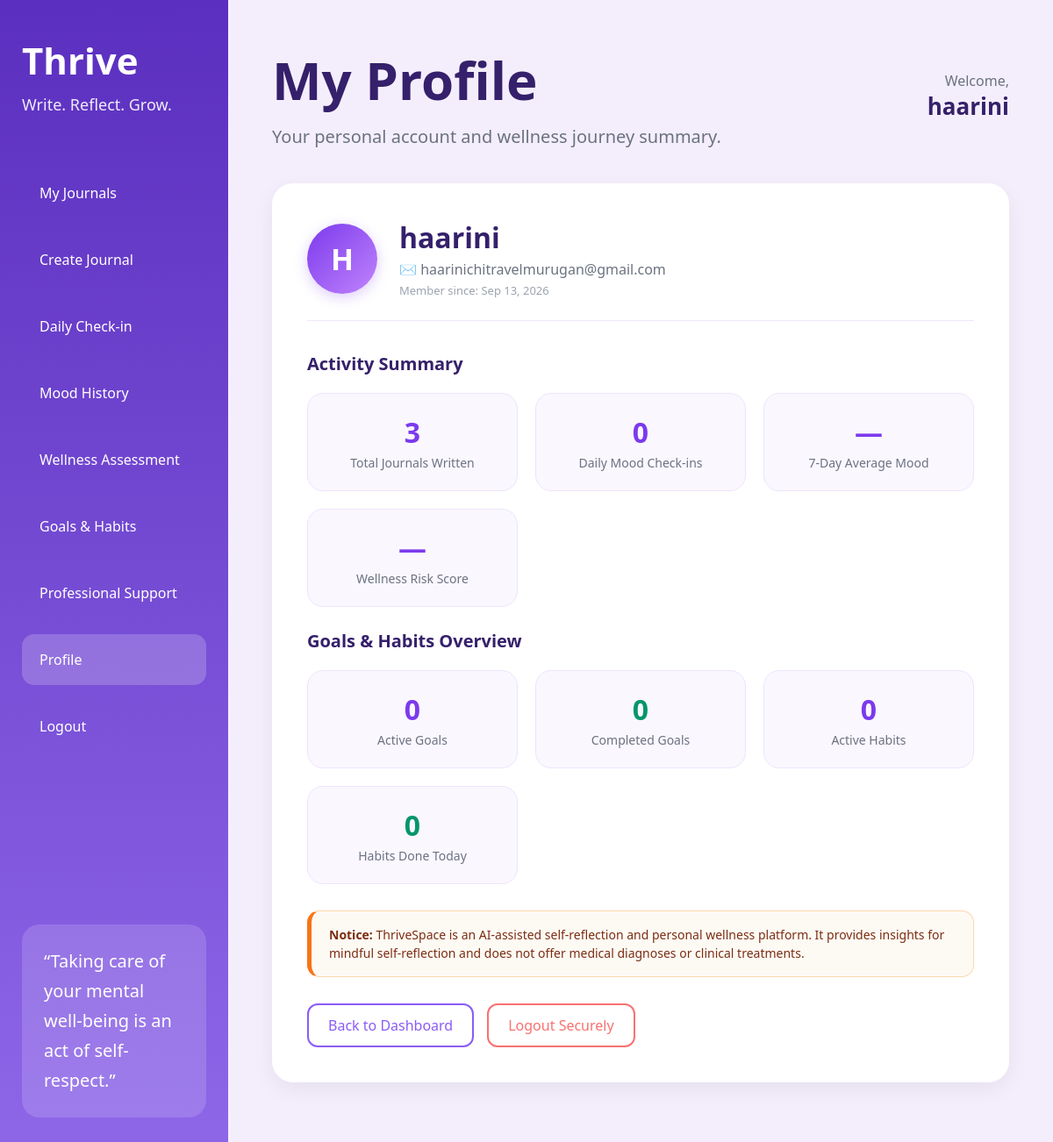
The app's page /profile (signed in) with its own data.
### app.py (models this page shows)
class User(db.Model, UserMixin):
    id = db.Column(db.Integer, primary_key=True)
    username = db.Column(db.String(150), unique=True, nullable=False)
    password = db.Column(db.String(150), nullable=False)
    email = db.Column(db.String(150), unique=True, nullable=False)
    created_at = db.Column(db.DateTime, default=lambda: datetime.now(timezone.utc))
    journals = db.relationship('Journal', backref='author', lazy=True, cascade='all, delete-orphan')
    mood_entries = db.relationship('MoodEntry', backref='user', lazy=True, cascade='all, delete-orphan')
    burnout_assessments = db.relationship('BurnoutAssessment', backref='user', lazy=True, cascade='all, delete-orphan')
    goals = db.relationship('Goal', backref='user', lazy=True, cascade='all, delete-orphan')
    habits = db.relationship('Habit', backref='user', lazy=True, cascade='all, delete-orphan')
    habit_logs = db.relationship('HabitLog', backref='user', lazy=True, cascade='all, delete-orphan')

### app.py (the view)
@app.route('/profile')
@login_required
def profile():
    journal_count = Journal.query.filter_by(user_id=current_user.id).count()
    mood_count = MoodEntry.query.filter_by(user_id=current_user.id).count()
    assessment_count = BurnoutAssessment.query.filter_by(user_id=current_user.id).count()
    latest_assessment = BurnoutAssessment.query.filter_by(user_id=current_user.id).order_by(BurnoutAssessment.created_at.desc()).first()
    summary = get_user_mood_summary(current_user.id)
    active_goals_count = Goal.query.filter_by(user_id=current_user.id, status='active').count()
    completed_goals_count = Goal.query.filter_by(user_id=current_user.id, status='completed').count()
    habits = Habit.query.filter_by(user_id=current_user.id).all()
    active_habits_count = len(habits)
    today = get_local_today()
    today_habits_completed = HabitLog.query.filter(
        HabitLog.user_id == current_user.id,
        HabitLog.completed_date == today,
        HabitLog.completed == True
    ).count()
    return render_template(
        'profile.html',
        journal_count=journal_count,
        mood_count=mood_count,
        assessment_count=assessment_count,
        latest_assessment=latest_assessment,
        summary=summary,
        active_goals_count=active_goals_count,
        completed_goals_count=completed_goals_count,
        active_habits_count=active_habits_count,
        today_habits_completed=today_habits_completed
    )

### app.py (called while the page is built)
@login_manager.user_loader
def load_user(user_id):
    return db.session.get(User, int(user_id))

@app.template_filter('format_date')
def jinja_format_date(dt):
    return format_local_date(dt)

### time_utils.py (called while the page is built)
def get_utc_now():
    return datetime.now(timezone.utc)

def get_local_now():
    return get_utc_now().astimezone(APP_TIMEZONE)

def get_local_today():
    return get_local_now().date()

def utc_to_local(dt):
    if dt is None:
        return None
    if isinstance(dt, datetime):
        if dt.tzinfo is None:
            dt = dt.replace(tzinfo=timezone.utc)
        return dt.astimezone(APP_TIMEZONE)
    return dt

def get_local_day_utc_range(local_date):
    start_local = datetime.combine(local_date, time.min, tzinfo=APP_TIMEZONE)
    end_local = datetime.combine(local_date, time.max, tzinfo=APP_TIMEZONE)
    return start_local.astimezone(timezone.utc), end_local.astimezone(timezone.utc)

def format_local_date(dt, fmt='%b %d, %Y'):
    if not dt:
        return ''
    if isinstance(dt, datetime):
        local_dt = utc_to_local(dt)
        return local_dt.strftime(fmt)
    elif hasattr(dt, 'strftime'):
        return dt.strftime(fmt)
    return str(dt)

### templates/profile.html (shortened to what this page needs)
<!DOCTYPE html>
<html lang="en">
<head>
    <link rel="stylesheet" href="{{ url_for('static', filename='css/dashboard.css') }}">
</head>
<body>
    <div class="container">
        <div class="sidebar">
            <div>
                <div class="logo">
                    <h1>Thrive</h1>
                    <p>Write. Reflect. Grow.</p>
                </div>
                <div class="menu">
                    <a href="/journals">My Journals</a>
                    <a href="/create-journal">Create Journal</a>
                    <a href="/mood">Daily Check-in</a>
                    <a href="/mood/history">Mood History</a>
                    <a href="/burnout">Wellness Assessment</a>
                    <a href="/goals">Goals & Habits</a>
                    <a href="/support">Professional Support</a>
                    <a href="/profile" class="active">Profile</a>
                    <a href="/logout">Logout</a>
                </div>
            </div>
            <div class="quote-box">
                <p>“Taking care of your mental well-being is an act of self-respect.”</p>
            </div>
        </div>
        <div class="main-content">
            <div class="top-bar">
                <div>
                    <h1>My Profile</h1>
                    <p>Your personal account and wellness journey summary.</p>
                </div>
                <div class="user-box">
                    <span>Welcome,</span>
                    <h3>{{ current_user.username }}</h3>
                </div>
            </div>
            <div class="profile-card">
                <div class="profile-header">
                    <div class="avatar-circle">
                        {{ current_user.username[0]|upper }}
                    </div>
                    <div class="profile-title">
                        <h2>{{ current_user.username }}</h2>
                        <p>✉️ {{ current_user.email }}</p>
                        <p style="font-size: 13px; color: #9ca3af; margin-top: 4px;">
                            Member since: {{ current_user.created_at|format_date if current_user.created_at else 'Active Member' }}
                        </p>
                    </div>
                </div>
                <h3 style="color: #35206b; font-size: 20px; margin-bottom: 15px;">Activity Summary</h3>
                <div class="stats-row">
                    <div class="stat-box">
                        <div class="num">{{ journal_count }}</div>
                        <div class="label">Total Journals Written</div>
                    </div>
                    <div class="stat-box">
                        <div class="num">{{ mood_count }}</div>
                        <div class="label">Daily Mood Check-ins</div>
                    </div>
                    <div class="stat-box">
                        <div class="num">
                            {% if summary.avg_7d is not none %}{{ summary.avg_7d }}{% else %}—{% endif %}
                        </div>
                        <div class="label">7-Day Average Mood</div>
                    </div>
                    <div class="stat-box">
                        <div class="num">
                            {% if latest_assessment %}
                                <span style="color: {{ latest_assessment.badge_color }};">{{ latest_assessment.risk_score }}</span>
                            {% else %}—{% endif %}
                        </div>
                        <div class="label">{% if latest_assessment %}{{ latest_assessment.risk_level }} Strain Score{% else %}Wellness Risk Score{% endif %}</div>
                    </div>
                </div>
                <h3 style="color: #35206b; font-size: 20px; margin: 25px 0 15px 0;">Goals & Habits Overview</h3>
                <div class="stats-row">
                    <div class="stat-box">
                        <div class="num" style="color: #7c3aed;">{{ active_goals_count }}</div>
                        <div class="label">Active Goals</div>
                    </div>
                    <div class="stat-box">
                        <div class="num" style="color: #059669;">{{ completed_goals_count }}</div>
                        <div class="label">Completed Goals</div>
                    </div>
                    <div class="stat-box">
                        <div class="num" style="color: #7c3aed;">{{ active_habits_count }}</div>
                        <div class="label">Active Habits</div>
                    </div>
                    <div class="stat-box">
                        <div class="num" style="color: #059669;">{{ today_habits_completed }}</div>
                        <div class="label">Habits Done Today</div>
                    </div>
                </div>
                <div class="disclaimer-box">
                    <strong>Notice:</strong> ThriveSpace is an AI-assisted self-reflection and personal wellness platform. It provides insights for mindful self-reflection and does not offer medical diagnoses or clinical treatments.
                </div>
                <div style="margin-top: 30px; display: flex; gap: 15px;">
                    <a href="/journals" class="edit-btn">Back to Dashboard</a>
                    <a href="/logout" class="delete-btn">Logout Securely</a>
                </div>
            </div>
        </div>
    </div>
</body>
</html>

### static/css/dashboard.css (style rules this page uses)
* { margin:0; padding:0; box-sizing:border-box; font-family:'Segoe UI',sans-serif; }
body { background:#f4eefc; }
.container { display:flex; min-height:100vh; }
.sidebar { width:260px; background:linear-gradient( 180deg, #5b2fbf, #8e67e8 ); color:white; padding:40px 25px; display:flex; flex-direction:column; justify-content:space-between; }
.logo h1 { font-size:42px; margin-bottom:10px; }
.logo p { font-size:18px; opacity:0.9; }
.menu { margin-top:60px; }
.menu a { display:block; text-decoration:none; color:white; padding:18px 20px; border-radius:14px; margin-bottom:18px; transition:0.3s; }
.menu a:hover, .menu .active { background:rgba(255,255,255,0.2); }
.quote-box { background:rgba(255,255,255,0.15); padding:25px; border-radius:20px; line-height:1.7; font-size:20px; }
.main-content { flex:1; padding:50px; }
.top-bar { display:flex; justify-content:space-between; align-items:center; margin-bottom:40px; }
.top-bar h1 { font-size:60px; color:#35206b; margin-bottom:10px; }
.top-bar p { color:#6b7280; font-size:20px; }
.user-box { text-align:right; }
.user-box span { color:#6b7280; }
.user-box h3 { color:#35206b; font-size:26px; }
.edit-btn { text-decoration:none; border:2px solid #8b5cf6; color:#8b5cf6; padding:12px 22px; border-radius:12px; transition:0.3s; }
.delete-btn { text-decoration:none; border:2px solid #f87171; color:#f87171; padding:12px 22px; border-radius:12px; transition:0.3s; }

### templates/profile.html (style rules this page uses)
.profile-card { background: white; border-radius: 24px; padding: 40px; box-shadow: 0 8px 25px rgba(0,0,0,0.06); margin-bottom: 30px; }
.profile-header { display: flex; align-items: center; gap: 25px; margin-bottom: 35px; padding-bottom: 25px; border-bottom: 1px solid #f0e6fc; }
.avatar-circle { width: 80px; height: 80px; border-radius: 50%; background: linear-gradient(135deg, #7c3aed, #c084fc); color: white; display: flex; align-items: center; justify-content: center; font-size: 34px; font-weight: 700; box-shadow: 0 4px 15px rgba(124, 58, 237, 0.25); }
.profile-title h2 { color: #35206b; font-size: 32px; margin-bottom: 4px; }
.profile-title p { color: #6b7280; font-size: 16px; }
.stats-row { display: grid; grid-template-columns: repeat(auto-fit, minmax(180px, 1fr)); gap: 20px; margin-top: 20px; }
.stat-box { background: #faf7ff; border: 1px solid #ede5fc; border-radius: 18px; padding: 22px; text-align: center; }
.stat-box .num { font-size: 32px; font-weight: 700; color: #7c3aed; }
.stat-box .label { font-size: 14px; color: #6b7280; margin-top: 4px; }
.disclaimer-box { background: #fdfaf4; border: 1px solid #fed7aa; border-left: 5px solid #f97316; border-radius: 14px; padding: 16px 20px; margin-top: 30px; font-size: 14px; color: #7c2d12; line-height: 1.5; }

### records on screen
User: username "haarini", username "H", email "haarinichitravelmurugan@gmail.com", created_at "Sep 13, 2026"

### other values on screen
{{ journal_count }} "3"
{{ mood_count }} "0"
{{ active_goals_count }} "0"
{{ completed_goals_count }} "0"
{{ active_habits_count }} "0"
{{ today_habits_completed }} "0"
